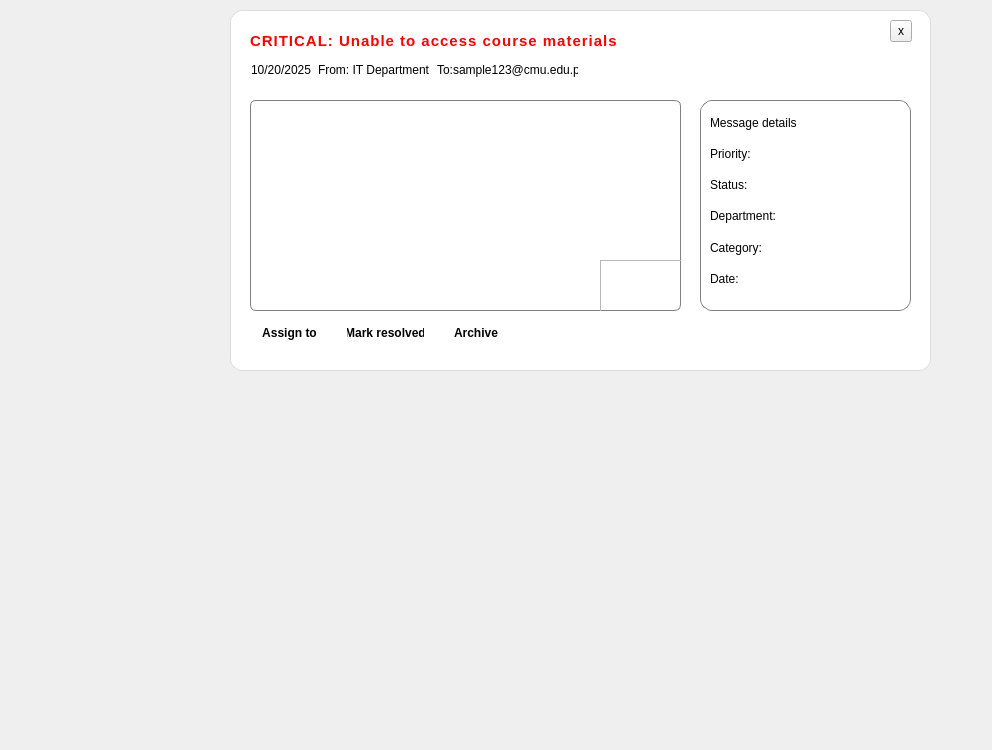
<?xml version="1.0" encoding="UTF-8"?>
<ui version="4.0">
 <class>Form</class>
 <widget class="QWidget" name="Form">
  <property name="geometry">
   <rect>
    <x>0</x>
    <y>0</y>
    <width>992</width>
    <height>750</height>
   </rect>
  </property>
  <property name="windowTitle">
   <string>Form</string>
  </property>
  <widget class="QWidget" name="msg_widget" native="true">
   <property name="geometry">
    <rect>
     <x>230</x>
     <y>10</y>
     <width>701</width>
     <height>361</height>
    </rect>
   </property>
   <property name="styleSheet">
    <string notr="true">#msg_widget {
    background-color: #ffffff;
    border-radius: 12px;
    border: 1px solid #dcdcdc;
}</string>
   </property>
   <widget class="QLabel" name="admin_header">
    <property name="geometry">
     <rect>
      <x>20</x>
      <y>10</y>
      <width>551</width>
      <height>41</height>
     </rect>
    </property>
    <property name="styleSheet">
     <string notr="true">#admin_header{
    font-family: Segoe UI;
    font-size: 15px;
    font-weight: bold;
    color: #FF0000;
    letter-spacing: 1px;
}
</string>
    </property>
    <property name="text">
     <string>CRITICAL: Unable to access course materials</string>
    </property>
   </widget>
   <widget class="QLineEdit" name="line_name">
    <property name="geometry">
     <rect>
      <x>20</x>
      <y>90</y>
      <width>411</width>
      <height>41</height>
     </rect>
    </property>
    <property name="styleSheet">
     <string notr="true">#line_name {
    background-color: #ffffff;
    border: 1px solid #dcdcdc;
    border-radius: 6px;        /* Slightly rounded corners */
    padding: 6px 10px;         /* Comfortable inner spacing */
    font-family: &quot;Montserrat&quot;; /* Modern font */
    font-size: 14px;
    color: #333333;
}

#line_name:focus {
    border: 1px solid #006420; /* Highlight border on focus */
    background-color: #f9f9f9; /* Slightly lighter background */
}

#line_name:hover {
    border: 1px solid #b6b6b6; /* Subtle hover effect */
}
</string>
    </property>
   </widget>
   <widget class="QFrame" name="admin_frame">
    <property name="geometry">
     <rect>
      <x>20</x>
      <y>90</y>
      <width>431</width>
      <height>211</height>
     </rect>
    </property>
    <property name="styleSheet">
     <string notr="true">#admin_frame {
    background-color: #ffffff;
    border: 1px solid #808080;
    border-radius: 6px;        /* Slightly rounded corners */
    padding: 10px 12px;        /* Comfortable inner spacing for messages */
    font-family: &quot;Montserrat&quot;; /* Modern font */
    font-size: 14px;
    color: #333333;
}

#admin_frame:focus {
    border: 1px solid #006420; /* Highlight border on focus */
    background-color: #f9f9f9; /* Slightly lighter background */
}

#admin_frame:hover {
    border: 1px solid #b6b6b6; /* Subtle hover effect */
}
</string>
    </property>
    <property name="frameShape">
     <enum>QFrame::StyledPanel</enum>
    </property>
    <property name="frameShadow">
     <enum>QFrame::Raised</enum>
    </property>
    <widget class="QFrame" name="admin_frame_2">
     <property name="geometry">
      <rect>
       <x>350</x>
       <y>160</y>
       <width>431</width>
       <height>211</height>
      </rect>
     </property>
     <property name="styleSheet">
      <string notr="true">#admin_frame {
    background-color: #ffffff;
    border: 1px solid #808080;
    border-radius: 6px;        /* Slightly rounded corners */
    padding: 10px 12px;        /* Comfortable inner spacing for messages */
    font-family: &quot;Montserrat&quot;; /* Modern font */
    font-size: 14px;
    color: #333333;
}

#admin_frame:focus {
    border: 1px solid #006420; /* Highlight border on focus */
    background-color: #f9f9f9; /* Slightly lighter background */
}

#admin_frame:hover {
    border: 1px solid #b6b6b6; /* Subtle hover effect */
}
</string>
     </property>
     <property name="frameShape">
      <enum>QFrame::StyledPanel</enum>
     </property>
     <property name="frameShadow">
      <enum>QFrame::Raised</enum>
     </property>
    </widget>
   </widget>
   <widget class="QWidget" name="widget_category" native="true">
    <property name="geometry">
     <rect>
      <x>470</x>
      <y>90</y>
      <width>211</width>
      <height>211</height>
     </rect>
    </property>
    <property name="styleSheet">
     <string notr="true">#widget_category{
    background-color: #ffffff;
    border-radius: 12px;
    border: 1px solid #808080;
}</string>
    </property>
    <widget class="QWidget" name="">
     <property name="geometry">
      <rect>
       <x>10</x>
       <y>10</y>
       <width>181</width>
       <height>181</height>
      </rect>
     </property>
     <layout class="QVBoxLayout" name="verticalLayout">
      <item>
       <widget class="QLabel" name="label">
        <property name="text">
         <string>Message details</string>
        </property>
       </widget>
      </item>
      <item>
       <widget class="QLabel" name="label_2">
        <property name="text">
         <string>Priority:</string>
        </property>
       </widget>
      </item>
      <item>
       <widget class="QLabel" name="label_3">
        <property name="text">
         <string>Status:</string>
        </property>
       </widget>
      </item>
      <item>
       <widget class="QLabel" name="label_7">
        <property name="text">
         <string>Department:</string>
        </property>
       </widget>
      </item>
      <item>
       <widget class="QLabel" name="label_8">
        <property name="text">
         <string>Category:</string>
        </property>
       </widget>
      </item>
      <item>
       <widget class="QLabel" name="label_9">
        <property name="text">
         <string>Date:</string>
        </property>
       </widget>
      </item>
     </layout>
    </widget>
   </widget>
   <widget class="QToolButton" name="toolButton">
    <property name="geometry">
     <rect>
      <x>660</x>
      <y>10</y>
      <width>22</width>
      <height>22</height>
     </rect>
    </property>
    <property name="text">
     <string>x</string>
    </property>
   </widget>
   <widget class="QWidget" name="">
    <property name="geometry">
     <rect>
      <x>21</x>
      <y>51</y>
      <width>327</width>
      <height>18</height>
     </rect>
    </property>
    <layout class="QHBoxLayout" name="horizontalLayout">
     <item>
      <widget class="QLabel" name="label_body_4">
       <property name="text">
        <string>10/20/2025</string>
       </property>
      </widget>
     </item>
     <item>
      <widget class="QLabel" name="label_body_3">
       <property name="text">
        <string>From: IT Department</string>
       </property>
      </widget>
     </item>
     <item>
      <widget class="QLabel" name="label_body_2">
       <property name="text">
        <string>To:sample123@cmu.edu.ph</string>
       </property>
      </widget>
     </item>
    </layout>
   </widget>
   <widget class="QWidget" name="">
    <property name="geometry">
     <rect>
      <x>20</x>
      <y>310</y>
      <width>260</width>
      <height>26</height>
     </rect>
    </property>
    <layout class="QHBoxLayout" name="horizontalLayout_2">
     <item>
      <widget class="QPushButton" name="btn_assign">
       <property name="styleSheet">
        <string notr="true">#btn_assign{
    color: #000000;              /* Red text color */
    border-radius: 4px;          /* Rounded corners */
    padding: 4px 12px;           /* Reduced padding for better fit */
    font-family: &quot;Segoe UI&quot;;     /* Modern font */
    font-size: 12px;
    font-weight: 600;
    transition: all 0.2s ease;   /* Smooth hover transition */
}

#btn_assign:hover {
    background-color: #006420;  /* Red hover background */
    color: #ffffff;             /* White text on hover */
}

#btn_assign:pressed {
    background-color: #004d18;  /* Darker red when pressed */
    border-color: #8e1c1c;
}
</string>
       </property>
       <property name="text">
        <string>Assign to</string>
       </property>
      </widget>
     </item>
     <item>
      <widget class="QPushButton" name="btn_mark">
       <property name="styleSheet">
        <string notr="true">#btn_mark{
    color: #000000;              /* Red text color */
    border-radius: 4px;          /* Rounded corners */
    padding: 4px 12px;           /* Reduced padding for better fit */
    font-family: &quot;Segoe UI&quot;;     /* Modern font */
    font-size: 12px;
    font-weight: 600;
    transition: all 0.2s ease;   /* Smooth hover transition */
}

#btn_mark:hover {
    background-color: #006420;  /* Red hover background */
    color: #ffffff;             /* White text on hover */
}

#btn_mark:pressed {
    background-color: #004d18;  /* Darker red when pressed */
    border-color: #8e1c1c;
}
#btn_assign{
    color: #000000;              /* Red text color */
    border-radius: 4px;          /* Rounded corners */
    padding: 4px 12px;           /* Reduced padding for better fit */
    font-family: &quot;Segoe UI&quot;;     /* Modern font */
    font-size: 12px;
    font-weight: 600;
    transition: all 0.2s ease;   /* Smooth hover transition */
}

#btn_assign:hover {
    background-color: #006420;  /* Red hover background */
    color: #ffffff;             /* White text on hover */
}

#btn_mark:pressed {
    background-color: #004d18;  /* Darker red when pressed */
    border-color: #8e1c1c;
}
#btn_assign{
    color: #000000;              /* Red text color */
    border-radius: 4px;          /* Rounded corners */
    padding: 4px 12px;           /* Reduced padding for better fit */
    font-family: &quot;Segoe UI&quot;;     /* Modern font */
    font-size: 12px;
    font-weight: 600;
    transition: all 0.2s ease;   /* Smooth hover transition */
}

#btn_assign:hover {
    background-color: #006420;  /* Red hover background */
    color: #ffffff;             /* White text on hover */
}

#btn_assign:pressed {
    background-color: #004d18;  /* Darker red when pressed */
    border-color: #8e1c1c;
}
</string>
       </property>
       <property name="text">
        <string>Mark resolved</string>
       </property>
      </widget>
     </item>
     <item>
      <widget class="QPushButton" name="btn_archive">
       <property name="styleSheet">
        <string notr="true">#btn_archive{
    color: #000000;              /* Red text color */
    border-radius: 4px;          /* Rounded corners */
    padding: 4px 12px;           /* Reduced padding for better fit */
    font-family: &quot;Segoe UI&quot;;     /* Modern font */
    font-size: 12px;
    font-weight: 600;
    transition: all 0.2s ease;   /* Smooth hover transition */
}

#btn_archive:hover {
    background-color: #808080;  /* Red hover background */
    color: #ffffff;             /* White text on hover */
}

#btn_archive:pressed {
    background-color: #004d18;  /* Darker red when pressed */
    border-color: #8e1c1c;
}
</string>
       </property>
       <property name="text">
        <string>Archive</string>
       </property>
      </widget>
     </item>
    </layout>
   </widget>
  </widget>
 </widget>
 <resources/>
 <connections/>
</ui>
